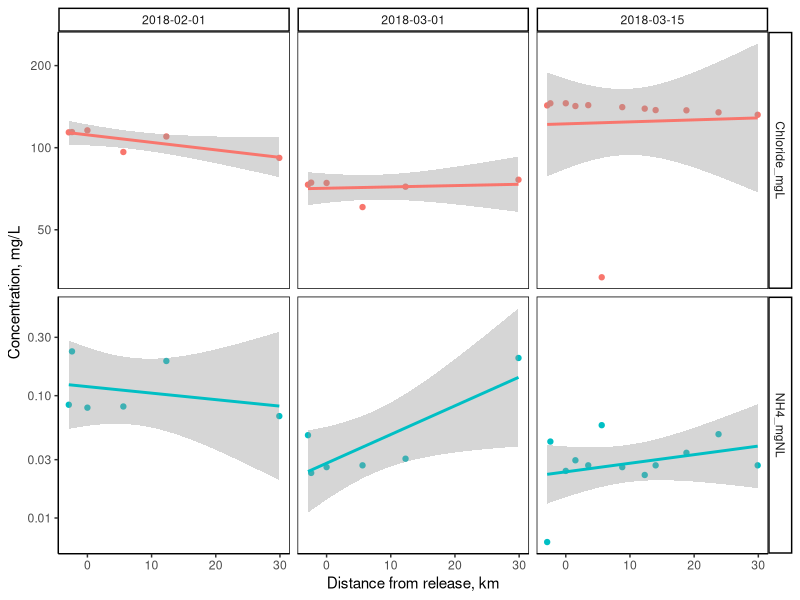
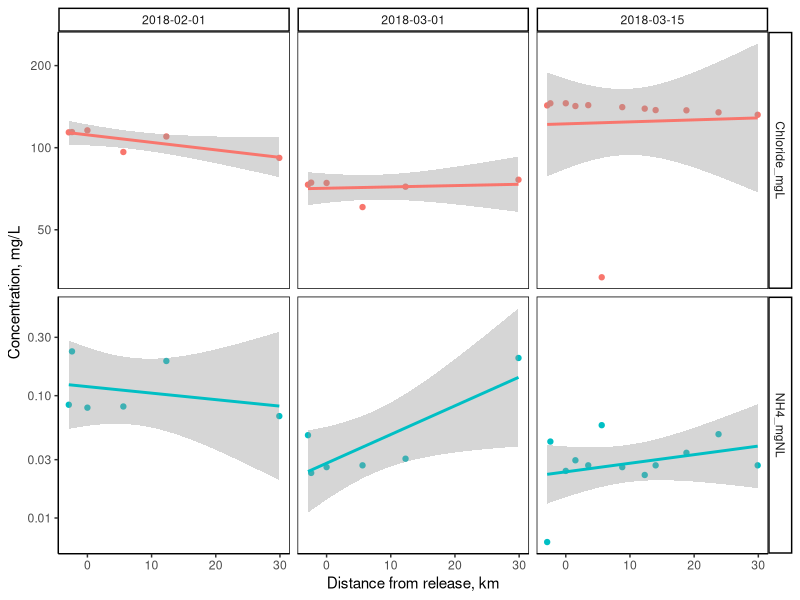

The R script that drew these images, in order:
## ---- chunk 1
library(lubridate)
library(dplyr)
library(ggplot2)
library(tidyr)
## ---- chunk 2
# load in chloride and NH4 data
WaterChem <- read.csv("./Data/KAWN_WaterChemistry.csv")
## ---- chunk 3
# lubridate date column
WaterChem$Date <- lubridate::mdy(WaterChem$Date)
# gather from wide format to long format
WaterChem <- gather(WaterChem, parameter, measurement, Chloride_mgL:NH4_mgNL)
## ---- chunk 4
theme_set(theme_classic())

ggplot(data = WaterChem, aes(x = DistanceDownstream_km, color = parameter)) +
  geom_point(aes(y = measurement)) + 
  geom_smooth(aes(y = measurement), method = lm) +
  scale_y_log10() +
  theme(panel.border = element_rect(color = "black", fill = NA),
        legend.position = "none") +
  labs(x = "Distance from release, km", y = "Concentration, mg/L") +
  facet_grid(parameter ~ Date, scales = "free")

ggsave("./Plots/NSpiraling.png", width = 6, height = 4.5, units = "in")
## ---- chunk 5
WaterChem <- spread(WaterChem, parameter, measurement)

WaterChem_Feb1 <- WaterChem[WaterChem$Date == ymd("2018-02-01"),]
WaterChem_Mar1 <- WaterChem[WaterChem$Date == ymd("2018-03-01"),]
WaterChem_Mar15 <- WaterChem[WaterChem$Date == ymd("2018-03-15"),]

# Feb 1 linear model
#k <- lm(formula = WaterChem_Feb1$Chloride_mgL ~ WaterChem_Feb1$DistanceDownstream_km)$coefficients[2]
k <-lm(formula = log(WaterChem_Feb1$NH4_mgNL) ~ WaterChem_Feb1$DistanceDownstream_km)$coefficients[2]
# uptake length Sw (m) = 1/k
Sw_Feb1 <- 1/k

# Mar 1
k <-lm(formula = log(WaterChem_Mar1$NH4_mgNL) ~ WaterChem_Mar1$DistanceDownstream_km)$coefficients[2]
Sw_Mar1 <- 1/k

# Mar 15
k <-lm(formula = log(WaterChem_Mar15$NH4_mgNL) ~ WaterChem_Mar15$DistanceDownstream_km)$coefficients[2]
Sw_Mar15 <- 1/k

# overall
k <- lm(formula = log(WaterChem$NH4_mgNL) ~ WaterChem$DistanceDownstream_km)$coefficients[2]
Sw <- 1/k
